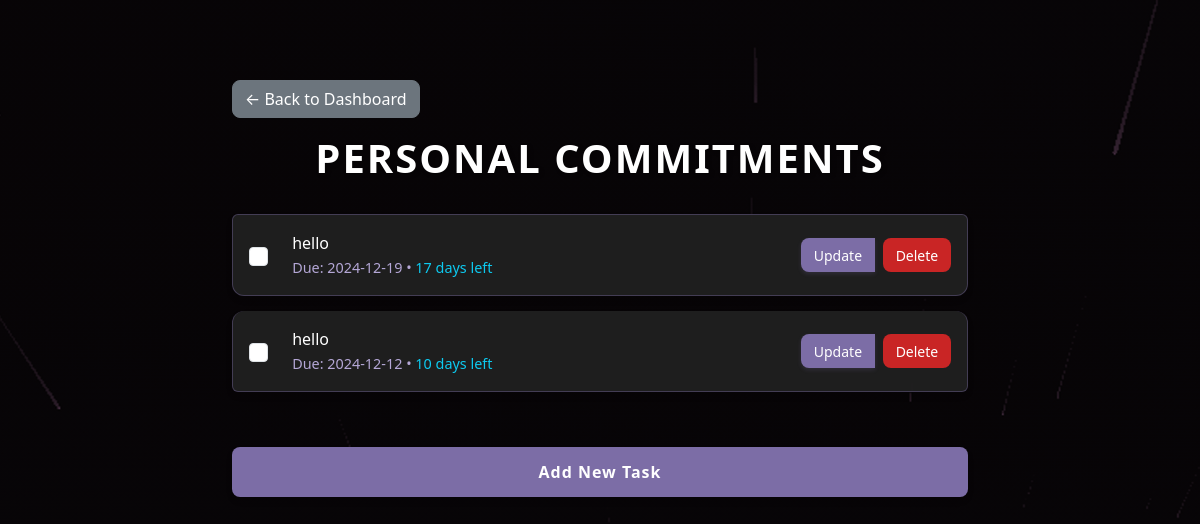
Page /personal_commitments (signed in) on the earlier database version.
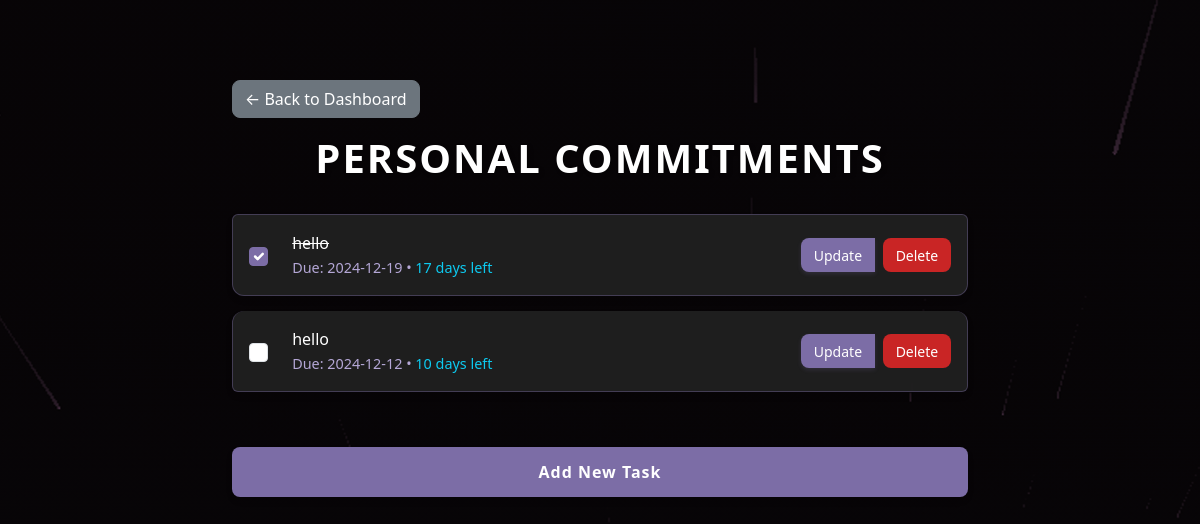
Same page on the later database version.
### flask_app/setup_db.py (models this page shows)
class ToDo(Base):
    __tablename__ = 'todo'
    id = Column(Integer, primary_key=True)
    task = Column(String, nullable=False)
    category = Column(String, nullable=False)
    completed = Column(Boolean, default=False)
    due_date = Column(DateTime, nullable=True)
    user_id = Column(Integer, ForeignKey('users.id'), nullable=False)
    user = relationship('User', back_populates='todos')

### flask_app/app.py (the view)
@app.route('/personal_commitments')
def personal_commitments():
    if 'user_id' not in session:
        return redirect(url_for('login'))
    todos = db_session.query(ToDo).filter_by(user_id=session['user_id'], category='Personal Commitments').all()
    return render_template('personal_commitments.html', todos=todos, calculate_days=calculate_days_remaining)

### flask_app/app.py (called while the page is built)
def calculate_days_remaining(due_date):
    if not due_date:
        return None
    today = date.today()
    days = (due_date.date() - today).days
    if days < 0:
        return "Overdue"
    elif days == 0:
        return "Due today"
    else:
        return f"{days} days left"

### flask_app/templates/personal_commitments.html (shortened to what this page needs)
<!DOCTYPE html>
<html lang="en">
<head>
    <link href="https://cdn.jsdelivr.net/npm/bootstrap@5.3.0-alpha3/dist/css/bootstrap.min.css" rel="stylesheet">
</head>
<body>
    <div class="container mt-5">
        <a href="{{ url_for('dashboard') }}" class="btn btn-secondary mb-3">← Back to Dashboard</a>
        <h1>Personal Commitments</h1>
        <div class="mt-4">
            {% if todos %}
                <ul class="list-group">
                    {% for todo in todos %}
                    <li class="list-group-item d-flex justify-content-between align-items-center">
                        <div class="d-flex align-items-center">
                            <form action="{{ url_for('toggle_todo', todo_id=todo.id) }}" method="POST" class="d-inline me-2">
                                <input type="checkbox" class="form-check-input" onchange="this.form.submit()"
                                       {% if todo.completed %}checked{% endif %}>
                            </form>
                            <div class="task-content">
                                <span {% if todo.completed %}class="text-decoration-line-through"{% endif %}>{{ todo.task }}</span>
                                {% if todo.due_date %}
                                    <br>
                                    <small class="text-muted due-date">
                                        Due: {{ todo.due_date.strftime('%Y-%m-%d') }}
                                        {% set days = calculate_days(todo.due_date) %}
                                        {% if days %}
                                            • <span class="{% if days == 'Overdue' %}text-danger{% elif days == 'Due today' %}text-warning{% else %}text-info{% endif %}">
                                                {{ days }}
                                            </span>
                                        {% endif %}
                                    </small>
                                {% endif %}
                            </div>
                        </div>
                        <div class="btn-group">
                            <a href="{{ url_for('update_todo', todo_id=todo.id) }}" class="btn btn-sm btn-primary me-2">Update</a>
                            <form action="{{ url_for('delete_todo', todo_id=todo.id) }}" method="POST" class="d-inline">
                                <button type="submit" class="btn btn-sm btn-danger">Delete</button>
                            </form>
                        </div>
                    </li>
                    {% endfor %}
                </ul>
            {% else %}
                <p class="text-center">No personal commitments found.</p>
            {% endif %}
        </div>
        <div class="mt-3">
            <a href="{{ url_for('add_todo') }}" class="btn btn-primary w-100 btn-add-task">Add New Task</a>
        </div>
    </div>
</body>
</html>

Differences in the rows shown:
changed ToDo (number 1 of 2 on the later page): completed "☐" → "☑"
